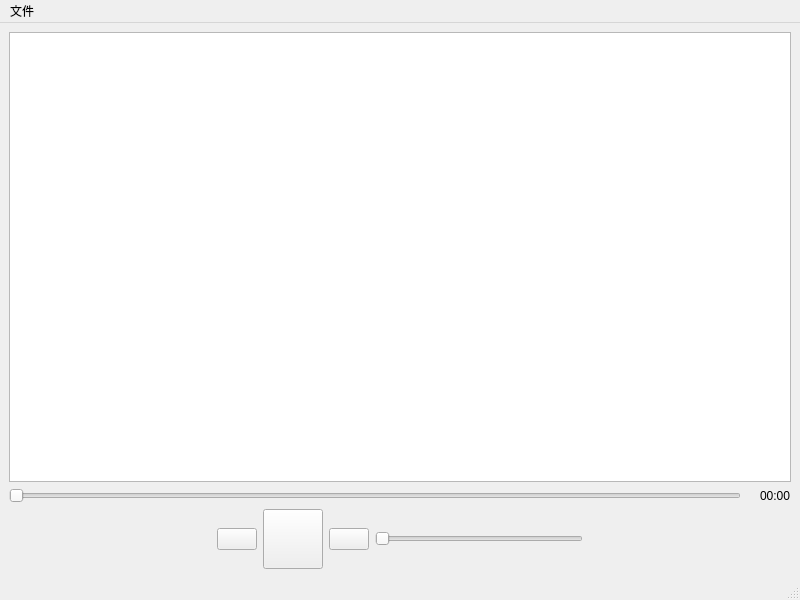
<?xml version="1.0" encoding="UTF-8"?>
<ui version="4.0">
 <class>VideoWindow</class>
 <widget class="QMainWindow" name="VideoWindow">
  <property name="geometry">
   <rect>
    <x>0</x>
    <y>0</y>
    <width>800</width>
    <height>600</height>
   </rect>
  </property>
  <property name="windowTitle">
   <string>MainWindow</string>
  </property>
  <widget class="QWidget" name="centralwidget">
   <layout class="QGridLayout" name="gridLayout">
    <item row="0" column="0">
     <layout class="QVBoxLayout" name="verticalLayout">
      <item>
       <widget class="QGraphicsView" name="videoBox"/>
      </item>
      <item>
       <layout class="QHBoxLayout" name="horizontalLayout_2">
        <item>
         <widget class="QSlider" name="playTimeSlider">
          <property name="enabled">
           <bool>true</bool>
          </property>
          <property name="orientation">
           <enum>Qt::Horizontal</enum>
          </property>
         </widget>
        </item>
        <item>
         <widget class="QLabel" name="nowTime">
          <property name="text">
           <string/>
          </property>
         </widget>
        </item>
        <item>
         <widget class="QLabel" name="totalVideoTime">
          <property name="text">
           <string>00:00</string>
          </property>
         </widget>
        </item>
       </layout>
      </item>
      <item>
       <layout class="QHBoxLayout" name="horizontalLayout">
        <item>
         <spacer name="horizontalSpacer">
          <property name="orientation">
           <enum>Qt::Horizontal</enum>
          </property>
          <property name="sizeType">
           <enum>QSizePolicy::MinimumExpanding</enum>
          </property>
          <property name="sizeHint" stdset="0">
           <size>
            <width>40</width>
            <height>20</height>
           </size>
          </property>
         </spacer>
        </item>
        <item>
         <widget class="QPushButton" name="stopBT">
          <property name="text">
           <string/>
          </property>
          <property name="icon">
           <iconset resource="res.qrc">
            <normaloff>:/res/stop.png</normaloff>:/res/stop.png</iconset>
          </property>
          <property name="iconSize">
           <size>
            <width>50</width>
            <height>50</height>
           </size>
          </property>
         </widget>
        </item>
        <item>
         <widget class="QPushButton" name="playBt">
          <property name="minimumSize">
           <size>
            <width>60</width>
            <height>60</height>
           </size>
          </property>
          <property name="baseSize">
           <size>
            <width>0</width>
            <height>0</height>
           </size>
          </property>
          <property name="text">
           <string/>
          </property>
          <property name="icon">
           <iconset resource="res.qrc">
            <normaloff>:/res/play.png</normaloff>:/res/play.png</iconset>
          </property>
          <property name="iconSize">
           <size>
            <width>50</width>
            <height>50</height>
           </size>
          </property>
         </widget>
        </item>
        <item>
         <widget class="QPushButton" name="voice">
          <property name="text">
           <string/>
          </property>
          <property name="icon">
           <iconset resource="res.qrc">
            <normaloff>:/res/sound.png</normaloff>:/res/sound.png</iconset>
          </property>
         </widget>
        </item>
        <item>
         <widget class="QSlider" name="voiceSlider">
          <property name="orientation">
           <enum>Qt::Horizontal</enum>
          </property>
         </widget>
        </item>
        <item>
         <spacer name="horizontalSpacer_2">
          <property name="orientation">
           <enum>Qt::Horizontal</enum>
          </property>
          <property name="sizeHint" stdset="0">
           <size>
            <width>40</width>
            <height>20</height>
           </size>
          </property>
         </spacer>
        </item>
       </layout>
      </item>
     </layout>
    </item>
   </layout>
  </widget>
  <widget class="QMenuBar" name="menubar">
   <property name="geometry">
    <rect>
     <x>0</x>
     <y>0</y>
     <width>800</width>
     <height>21</height>
    </rect>
   </property>
   <widget class="QMenu" name="menu">
    <property name="title">
     <string>文件</string>
    </property>
    <addaction name="openFile"/>
    <addaction name="separator"/>
    <addaction name="actionexit"/>
   </widget>
   <addaction name="menu"/>
  </widget>
  <widget class="QStatusBar" name="statusbar"/>
  <action name="openFile">
   <property name="text">
    <string>打开文件</string>
   </property>
  </action>
  <action name="actionexit">
   <property name="text">
    <string>退出</string>
   </property>
  </action>
 </widget>
 <resources>
  <include location="res.qrc"/>
 </resources>
 <connections/>
</ui>
